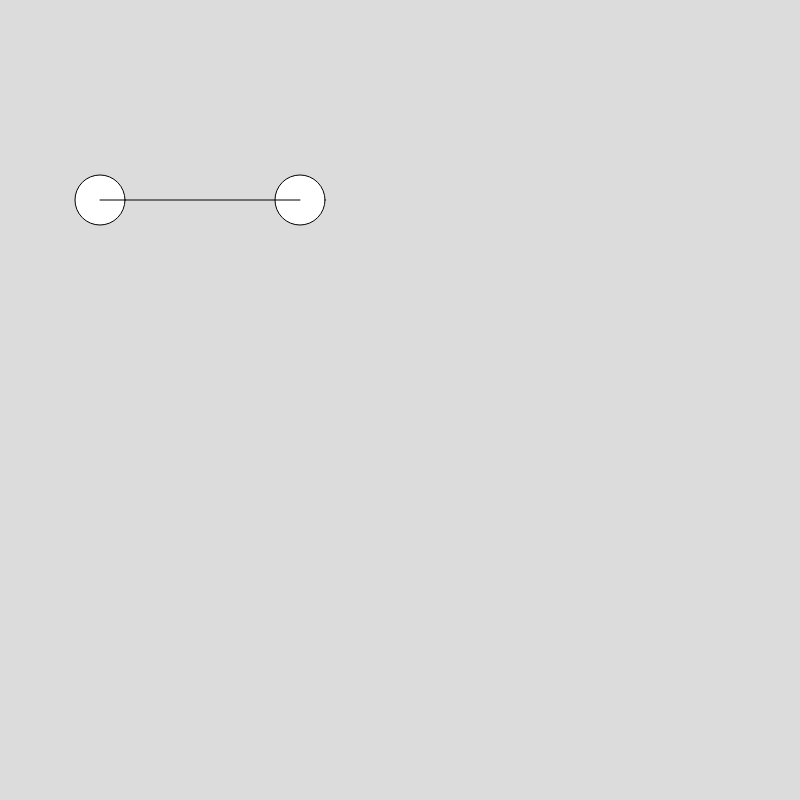
Frame 1 (no input)
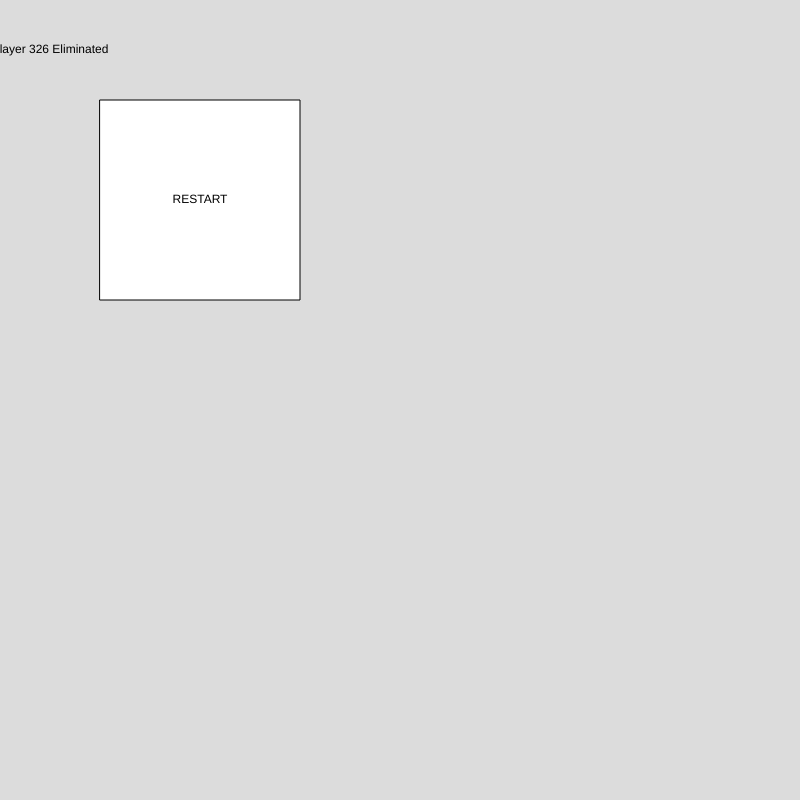
Frame 60 (no input)
Frame 120 (the mouse pressed at the canvas centre since frame 60): identical to frame 60, image omitted

The p5.js sketch that drew these frames (run headless with seeded random() and noise() and a simulated clock; from frame 60 on, the mouse is pressed at the canvas centre):

// p5.js sketch
// ── sketch.js
let x = 300
let enemyx = 100
let hasWon = false
let hasDied = false
let playernum
let winx = 800
function setup() {
  createCanvas(800, 800);
  playernum = round(random(1, 456))
}

function draw() {
  background(220);
  if(x < winx && hasDied == false && hasWon == false){
  circle(enemyx, 200, 50)
  circle(x, 200, 50)
  line(enemyx, 200, x, 200)
  x--
  enemyx--
  
  }
  if(enemyx < 50){
    hasDied = true
  }
  if(x > winx){
    hasWon = true
  }
  if(hasWon == true){
    text("u win", 250, 250)
  }
  if(hasDied == true){
    text("Player " + str(playernum) + " Eliminated", 50, 50)
    rect(100, 100, 200)
    textAlign(CENTER, CENTER)
    text("RESTART", 200, 200)
  }
}
function mousePressed(){
  if(x < winx && hasWon == false && hasDied == false){
    x+=8
    enemyx+=8
  }
  if(hasDied == true && mouseX > 100 && mouseX < 300 && mouseY > 100 && mouseY < 300){
    hasDied = false
    hasWon = false
    x = 300
    enemyx = 100
    }
}
